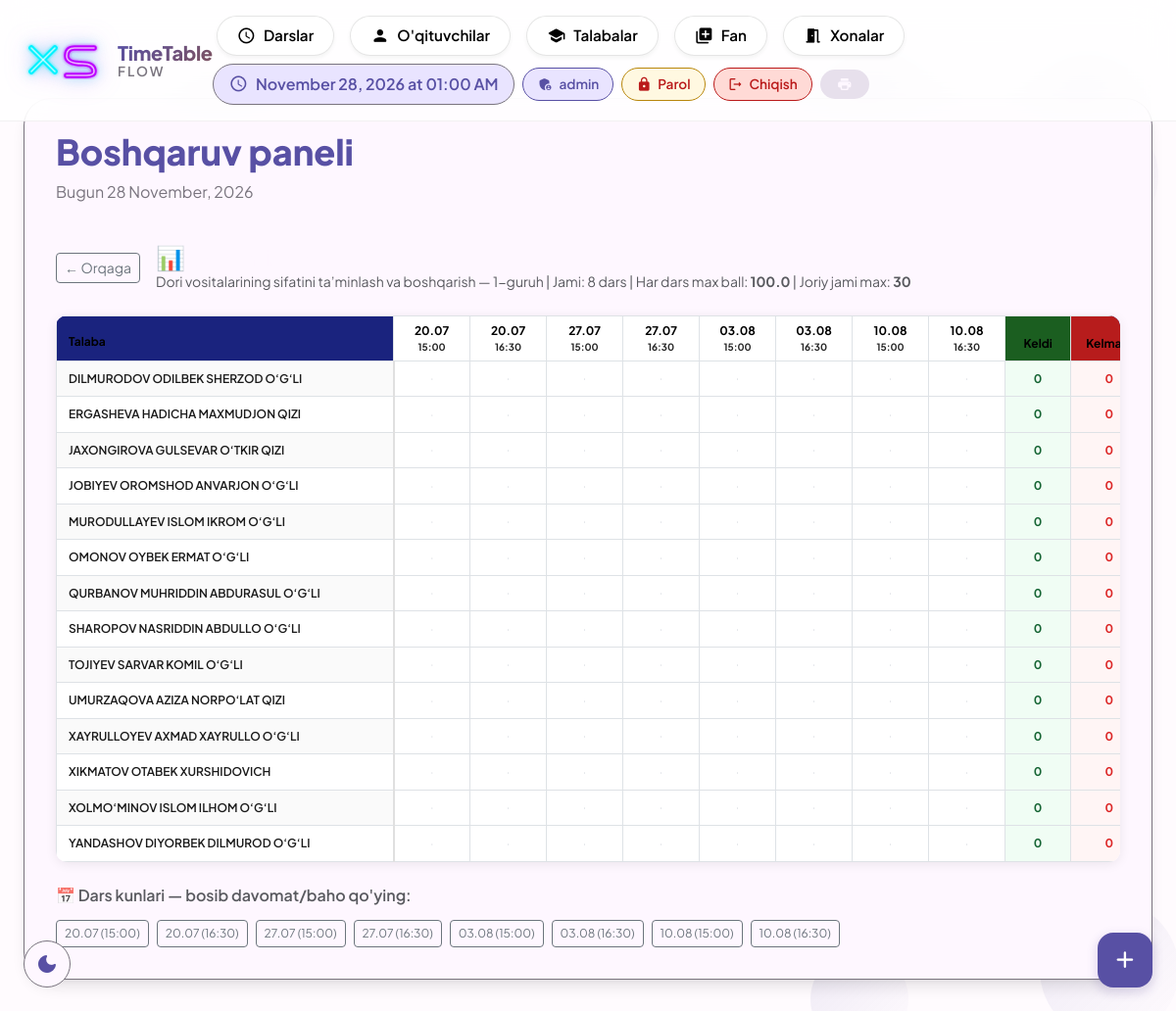
/teacher/group/395/journal/ (signed in), run on the app's committed database.
### raspisaniya/models.py (models this page shows, shortened)
class CourseGroup(models.Model):
    course = models.ForeignKey(Course, on_delete=models.CASCADE, related_name='groups')
    teacher = models.ForeignKey(Teacher, on_delete=models.SET_NULL, null=True, blank=True)
    students = models.ManyToManyField(Student, blank=True)
    group_number = models.PositiveIntegerField(default=1)
    start_time = models.TimeField(null=True, blank=True)
    weekdays = models.JSONField(default=list, blank=True)
    language = models.CharField(max_length=10, choices=LANGUAGE_CHOICES, default='uz')
    is_scheduled = models.BooleanField(default=False)
    room = models.ForeignKey('Room', null=True, blank=True, on_delete=models.SET_NULL)
    teacher_can_edit = models.BooleanField(default=False)  # Admin ruxsat bergan
    display_col = models.PositiveIntegerField(null=True, blank=True)  # Haftalik jadval ustuni (N-QATOR) — admin qo'lda tortib qo'ygan ustun raqami

class Course(models.Model):
    subject = models.ForeignKey(Subject, on_delete=models.CASCADE)
    start_date = models.DateField()
    end_date = models.DateField()
    total_lessons = models.PositiveIntegerField()
    lessons_per_week = models.PositiveIntegerField()
    lesson_duration = models.PositiveIntegerField(default=80)
    include_saturday = models.BooleanField(default=False)
    preferred_weekdays = models.JSONField(default=list, blank=True)

class Subject(models.Model):
    name = models.CharField(max_length=100, unique=True)
    def __str__(self):
        return self.name

class GroupSchedule(models.Model):
    group = models.ForeignKey(CourseGroup, on_delete=models.CASCADE, related_name='schedule')
    date = models.DateField()
    lesson_number = models.IntegerField(default=1)
    start_time = models.TimeField(null=True, blank=True)
    class Meta:
        ordering = ['date']

class Student(models.Model):
    user = models.OneToOneField(User, on_delete=models.SET_NULL, null=True, blank=True,related_name='student')
    student_id = models.CharField(max_length=20, unique=True, null=True, blank=True)
    first_name = models.CharField(max_length=50)
    last_name = models.CharField(max_length=50)
    group = models.ForeignKey(Group, on_delete=models.SET_NULL, null=True, blank=True)
    language = models.CharField(max_length=10, choices=LANGUAGE_CHOICES, default='uz')
    debts = models.ManyToManyField(Subject, related_name='debt_students', blank=True)

### accounts/views.py (the view, shortened to what this page needs)
# urls.py: path('teacher/group/<int:group_pk>/journal/', views.teacher_group_journal, name='teacher_group_journal'),
@login_required
def teacher_group_journal(request, group_pk):
    group = get_object_or_404(CourseGroup, pk=group_pk)
    today = dt_date.today()
    is_admin = request.user.is_superuser or request.user.is_staff
    students = list(group.students.all().order_by('first_name'))
    schedules = list(group.schedule.all().order_by('date'))
    total_lessons = group.schedule.count() or 1
    max_ball = 100.0
    all_att = {
        (a.student_id, a.schedule_id): a.is_present
        for a in Attendance.objects.filter(schedule__group=group, student__in=students)
    }
    all_grades = {
        (g.student_id, g.schedule_id): g.score
        for g in DailyGrade.objects.filter(schedule__group=group, student__in=students)
    }
    rows = []
    for student in students:
        cells = []
        total_score = 0.0
        came = missed = 0
        for sched in schedules:
            att = all_att.get((student.pk, sched.pk))
            score = all_grades.get((student.pk, sched.pk))
            if att is True:
                came += 1
                total_score += score or 0
                cells.append({'att': 'present', 'score': score})
            elif att is False:
                missed += 1
                cells.append({'att': 'absent', 'score': None})
            else:
                cells.append({'att': 'none', 'score': None})
        avg_100 = float(total_score) / total_lessons
        final_current_30 = round(min(avg_100 * 0.3, 30.0), 2)
        rows.append({
            'student': student,
            'cells': cells,
            'came': came,
            'missed': missed,
            'total_score': final_current_30,
        })
    return render(request, "accounts/teacher_group_journal.html", {
        'group': group,
        'schedules': schedules,
        'rows': rows,
        'max_ball': max_ball,
        'total_lessons': total_lessons,
        'today': today,
    })

### templates/accounts/teacher_group_journal.html (shortened to what this page needs)
{% extends 'raspisaniya/base.html' %}
{% block content %}
<div class="d-flex align-items-center gap-3 mb-4 flex-wrap">
    <a href="{% url 'teacher_attendance_overview' group.pk %}" class="btn btn-outline-secondary btn-sm">← Orqaga</a>
    <div>
        <h4 class="mb-0 fw-bold">📊 Guruh jurnali</h4>
        <div class="text-muted small">
            {{ group.course.subject }} — {{ group.group_number }}-guruh |
            Jami: {{ total_lessons }} dars | Har dars max ball: <strong>{{ max_ball }}</strong> | Joriy jami max: <strong>30</strong>
        </div>
    </div>
</div>
<div class="table-responsive" style="border-radius:12px;overflow:hidden;box-shadow:0 2px 12px rgba(0,0,0,0.08);">
    <table class="table table-bordered mb-0 align-middle text-center"
           style="font-size:12px; min-width:{{ schedules|length|add:4 }}00px;">
        <thead>
            <tr style="background:#1a237e;color:#fff;">
                <th style="min-width:160px;text-align:left;padding:10px 12px;position:sticky;left:0;background:#1a237e;z-index:2;">
                    Talaba
                </th>
                {% for sched in schedules %}
                <th style="min-width:64px;padding:6px 4px;
                           {% if sched.date == today %}background:#f59e0b;color:#1a1a1a;{% endif %}">
                    <div style="font-weight:700;">{{ sched.date|date:"d.m" }}</div>
                    {% if sched.start_time %}
                    <div style="font-size:10px;opacity:0.85;">{{ sched.start_time|time:"H:i" }}</div>
                    {% endif %}
                </th>
                {% endfor %}
                <th style="min-width:55px;background:#1b5e20;">Keldi</th>
                <th style="min-width:55px;background:#b71c1c;">Kelmadi</th>
            </tr>
        </thead>
        <tbody>
            {% for row in rows %}
            <tr style="{% cycle 'background:#fafafa;' 'background:#fff;' %}">
                <td style="text-align:left;font-weight:600;color:#1a1a1a;padding:8px 12px;
                           position:sticky;left:0;background:inherit;z-index:1;border-right:2px solid #e0e0e0;">
                    {{ row.student.first_name }}
                </td>
                {% for cell in row.cells %}
                <td style="padding:4px 2px;
                    ">
                    {% if cell.att == 'present' %}
                        <div style="color:#166534;font-size:13px;">✅</div>
                        {% if cell.score is not None %}
                        <div style="font-size:11px;font-weight:700;color:#1b5e20;">
                            {{ cell.score }}
                        </div>
                        {% else %}
                        <div style="font-size:10px;color:#aaa;">—</div>
                        {% endif %}
                    {% elif cell.att == 'absent' %}
                        <div style="color:#dc2626;font-size:13px;">❌</div>
                    {% else %}
                        <div style="color:#d1d5db;font-size:11px;">·</div>
                    {% endif %}
                </td>
                {% endfor %}
                <td style="font-weight:700;color:#166534;background:#f0fdf4;">{{ row.came }}</td>
                <td style="font-weight:700;color:#dc2626;background:#fff5f5;">{{ row.missed }}</td>
            </tr>
            {% endfor %}
        </tbody>
    </table>
</div>
<div class="mt-4">
    <h6 class="mb-3 text-muted fw-semibold">📅 Dars kunlari — bosib davomat/baho qo'ying:</h6>
    <div class="d-flex flex-wrap gap-2">
        {% for sched in schedules %}
        <a href="{% url 'teacher_attendance_grade' sched.pk %}"
           class="btn btn-sm {% if sched.date == today %}btn-primary{% else %}btn-outline-secondary{% endif %}"
           style="font-size:12px;">
            {{ sched.date|date:"d.m" }}
            {% if sched.start_time %}({{ sched.start_time|time:"H:i" }}){% endif %}
        </a>
        {% endfor %}
    </div>
</div>
{% endblock %}

### templates/raspisaniya/base.html (shortened to what this page needs)
{% load static %}
<!DOCTYPE html>
<html lang="uz">
<head>
    <link href="https://cdn.jsdelivr.net/npm/bootstrap@5.3.2/dist/css/bootstrap.min.css" rel="stylesheet">
</head>
<body>
    <div class="bubbles" id="bubbles"></div>
    <div class="app-bar" id="appBar">
        <div class="container-fluid px-4">
            <div class="d-flex justify-content-between align-items-center">
                <div class="d-flex align-items-center gap-3">
                    <a href="{% url 'reset_database' %}" class="xs-main-logo" title="Reset Database" style="text-decoration: none; display: inline-block;">
                    </a>
                    <a href="{% url 'lesson_list' %}" class="text-decoration-none">
                        <div style="line-height:1.15;">
                            <div style="font-size:1.25rem;font-weight:800;background:linear-gradient(135deg,var(--md-primary),var(--md-tertiary));-webkit-background-clip:text;-webkit-text-fill-color:transparent;letter-spacing:-0.3px;">TimeTable</div>
                            <div style="font-size:0.85rem;font-weight:600;color:var(--md-outline);letter-spacing:2px;text-transform:uppercase;">Flow</div>
                        </div>
                    </a>
                </div>
                <div class="d-flex gap-2 align-items-center flex-wrap">
                    {% if user.is_authenticated and user.is_superuser %}
                    <div class="d-none d-lg-flex gap-2 align-items-center desktop-menu">
                        <a href="{% url 'lesson_list' %}" class="nav-chip {% if request.resolver_match.url_name == 'lesson_list' %}active{% endif %}">
                            <span class="material-icons-round">schedule</span><span>Darslar</span>
                        </a>
                        <a href="{% url 'teacher_list' %}" class="nav-chip {% if request.resolver_match.url_name == 'teacher_list' %}active{% endif %}">
                            <span class="material-icons-round">person</span><span>O'qituvchilar</span>
                        </a>
                        <a href="{% url 'student_list' %}" class="nav-chip {% if request.resolver_match.url_name == 'student_list' %}active{% endif %}">
                            <span class="material-icons-round">school</span><span>Talabalar</span>
                        </a>
                        <a href="{% url 'subject_list' %}" class="nav-chip {% if request.resolver_match.url_name == 'subject_create' %}active{% endif %}">
                            <span class="material-icons-round">library_add</span><span>Fan</span>
                        </a>
                        <a href="{% url 'room_list' %}" class="nav-chip {% if request.resolver_match.url_name == 'room_list' %}active{% endif %}">
                            <span class="material-icons-round">meeting_room</span><span>Xonalar</span>
                        </a>
                    </div>
                    {% endif %}
                    <div class="current-time d-none d-lg-flex">
                        <span class="material-icons-round">schedule</span>
                        <span id="timeDisplay">--:--</span>
                    </div>
                    {% if user.is_authenticated %}
                    <div class="user-chip">
                        <span class="material-icons-round">
                        </span>
                        <span>{{ user.get_full_name|default:user.username }}</span>
                    </div>
                    <a href="{% url 'change_password' %}" class="logout-chip d-none d-lg-inline-flex" style="background:#fff8e1; color:#b8860b; border-color:#b8860b;">
                        <span class="material-icons-round">lock</span>Parol
                    </a>
                    <a href="{% url 'logout' %}" class="logout-chip d-none d-lg-inline-flex">
                        <span class="material-icons-round">logout</span>Chiqish
                    </a>
                    {% endif %}
                    <button class="md-chip" onclick="window.print()">
                        <span class="material-icons-round">print</span>
                    </button>
                </div>
            </div>
        </div>
    </div>
    <button class="theme-toggle" id="themeToggle">
    </button>
    {% if user.is_authenticated and user.is_superuser %}
    <button class="fab" onclick="showQuickAdd()">
        <span class="material-icons-round">add</span>
    </button>
    {% endif %}
    <div class="container-fluid px-4">
        <div class="md-surface">
            <div class="d-flex justify-content-between align-items-center mb-4">
                <div>
                    <h1 class="display-small d-inline-flex align-items-center gap-2">
                        {% block page_title %}Boshqaruv paneli{% endblock %}
                    </h1>
                    <p class="body-large">{% block page_subtitle %}Bugun {% now "j F, Y" %}{% endblock %}</p>
                </div>
            </div>
            {% block content %}{% endblock %}
        </div>
    </div>
</body>
</html>

### data on the page
CourseGroup: course.subject "Dori vositalarining sifatini ta’minlash va boshqarish", group_number "1"
GroupSchedule: date "20.07", start_time "15:00"
GroupSchedule: date "20.07", start_time "16:30"
GroupSchedule: date "27.07", start_time "15:00"
GroupSchedule: date "27.07", start_time "16:30"
GroupSchedule: date "03.08", start_time "15:00"
GroupSchedule: date "03.08", start_time "16:30"
GroupSchedule: date "10.08", start_time "15:00"
GroupSchedule: date "10.08", start_time "16:30"
Student: student.first_name "DILMURODOV ODILBEK SHERZOD O‘G‘LI", came "0", missed "0"
Student: student.first_name "ERGASHEVA HADICHA MAXMUDJON QIZI", came "0", missed "0"
Student: student.first_name "JAXONGIROVA GULSEVAR O‘TKIR QIZI", came "0", missed "0"
Student: student.first_name "JOBIYEV OROMSHOD ANVARJON O‘G‘LI", came "0", missed "0"
Student: student.first_name "MURODULLAYEV ISLOM IKROM O‘G‘LI", came "0", missed "0"
Student: student.first_name "OMONOV OYBEK ERMAT O‘G‘LI", came "0", missed "0"
Student: student.first_name "QURBANOV MUHRIDDIN ABDURASUL O‘G‘LI", came "0", missed "0"
Student: student.first_name "SHAROPOV NASRIDDIN ABDULLO O‘G‘LI", came "0", missed "0"
Student: student.first_name "TOJIYEV SARVAR KOMIL O‘G‘LI", came "0", missed "0"
Student: student.first_name "UMURZAQOVA AZIZA NORPO‘LAT QIZI", came "0", missed "0"
Student: student.first_name "XAYRULLOYEV AXMAD XAYRULLO O‘G‘LI", came "0", missed "0"
Student: student.first_name "XIKMATOV OTABEK XURSHIDOVICH", came "0", missed "0"
Student: student.first_name "XOLMO‘MINOV ISLOM ILHOM O‘G‘LI", came "0", missed "0"
Student: student.first_name "YANDASHOV DIYORBEK DILMUROD O‘G‘LI", came "0", missed "0"

### other printed values
{{ user.get_full_name|default:user.username }} "admin"
{{ total_lessons }} "8"
{{ max_ball }} "100.0"
